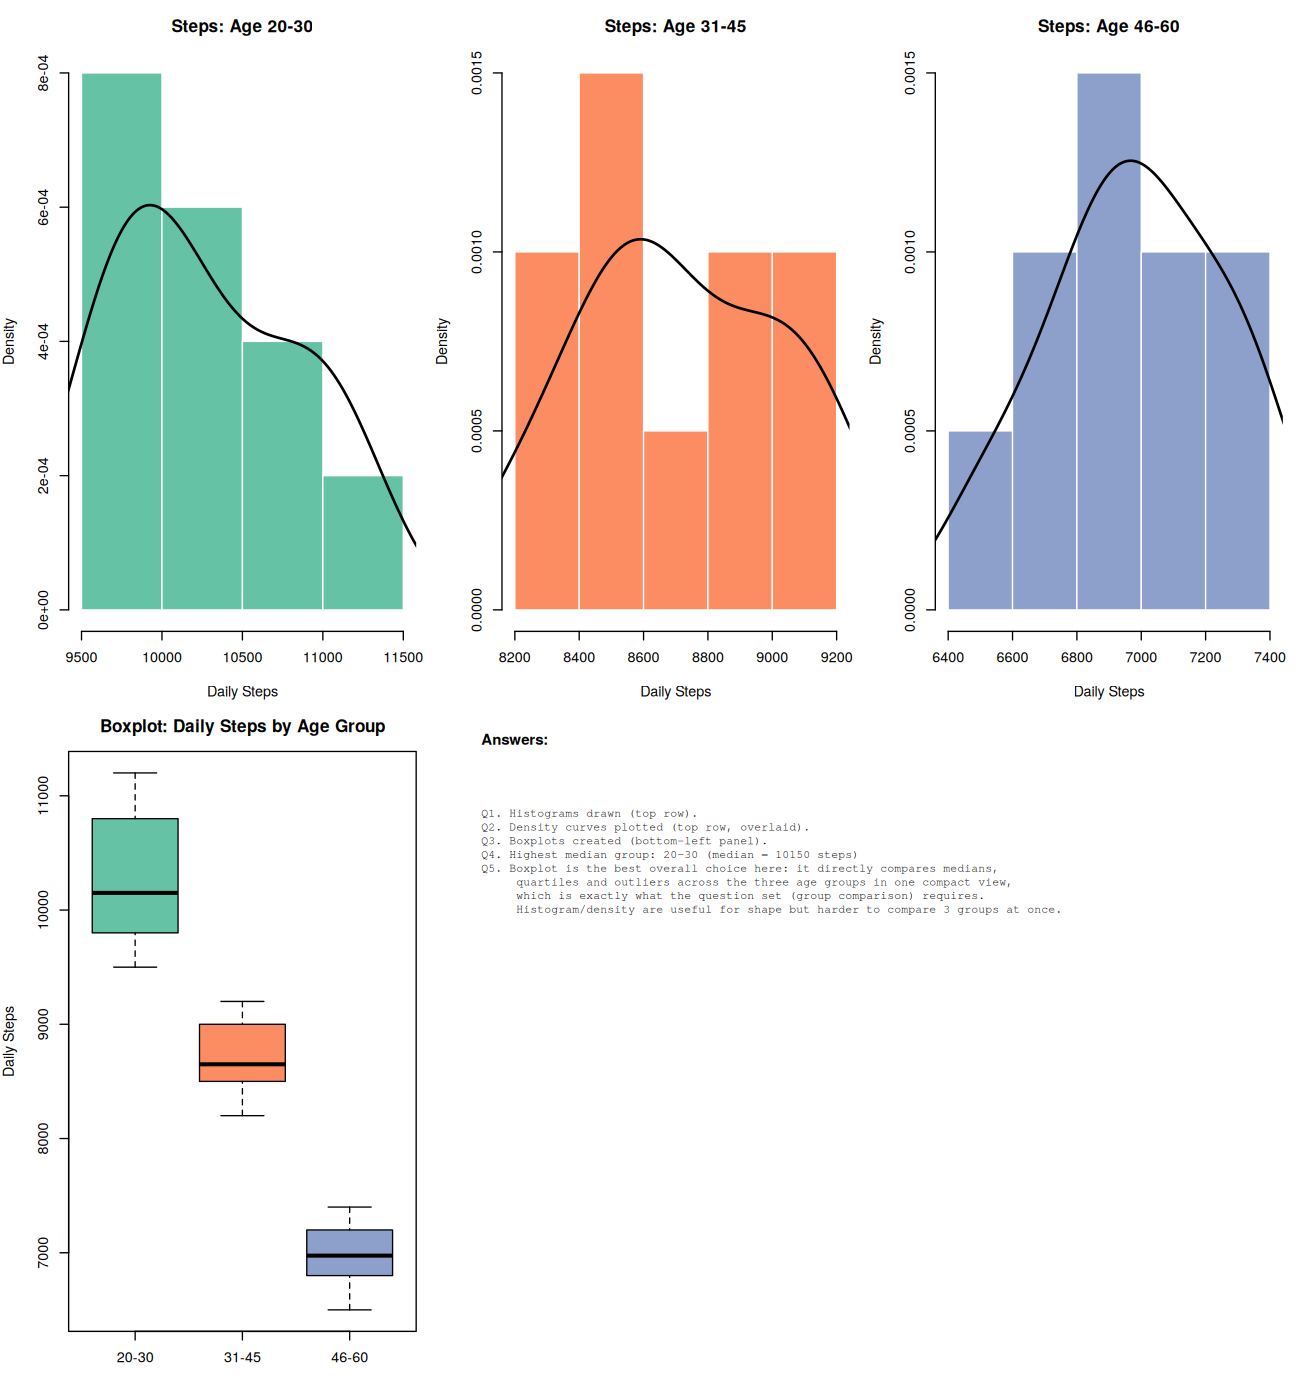

Reproduce this figure in R.
# Activity 5: Histogram, Density & Boxplot - Daily Steps

df <- data.frame(
  Age_20_30 = c(9500,10200,9800,11000,10500,9700,10100,10800,11200,9900),
  Age_31_45 = c(8200,8600,8400,9000,8900,8500,8700,9100,9200,8600),
  Age_46_60 = c(6500,6700,6900,7200,7000,6800,7100,7300,7400,6950)
)
groups <- c("20-30", "31-45", "46-60")
names(df) <- groups

medians <- sapply(df, median)
highest_median_group <- names(which.max(medians))
highest_median_val <- round(max(medians), 0)

answers <- c(
  "Q1. Histograms drawn (top row).",
  "Q2. Density curves plotted (top row, overlaid).",
  "Q3. Boxplots created (bottom-left panel).",
  paste0("Q4. Highest median group: ", highest_median_group, " (median = ", highest_median_val, " steps)"),
  "Q5. Boxplot is the best overall choice here: it directly compares medians,",
  "     quartiles and outliers across the three age groups in one compact view,",
  "     which is exactly what the question set (group comparison) requires.",
  "     Histogram/density are useful for shape but harder to compare 3 groups at once."
)

png("activity5_hist_density_box.png", width = 1300, height = 1400, res = 130)
layout(matrix(c(1,2,3,4,5,5), nrow = 2, byrow = TRUE), heights = c(1.6, 1.6), widths = c(1,1,1))

cols <- c("#66c2a5", "#fc8d62", "#8da0cb")

# Histogram + density overlay for each group
for (i in seq_along(groups)) {
  par(mar = c(4, 4, 3, 1))
  v <- df[[i]]
  hist(v, breaks = 5, freq = FALSE, col = cols[i], border = "white",
       main = paste0("Steps: Age ", groups[i]), xlab = "Daily Steps")
  lines(density(v), col = "black", lwd = 2)
}

# Boxplot comparing all groups
par(mar = c(4, 4, 3, 1))
boxplot(df, col = cols, main = "Boxplot: Daily Steps by Age Group", ylab = "Daily Steps")

# Answers panel
par(mar = c(0.5, 1, 0.5, 1))
plot.new()
text(0, 1, "Answers:", adj = c(0, 1), font = 2, cex = 1.05)
text(0, 0.88, paste(answers, collapse = "\n"), adj = c(0, 1), cex = 0.8, family = "mono")
dev.off()
cat("done\n")
